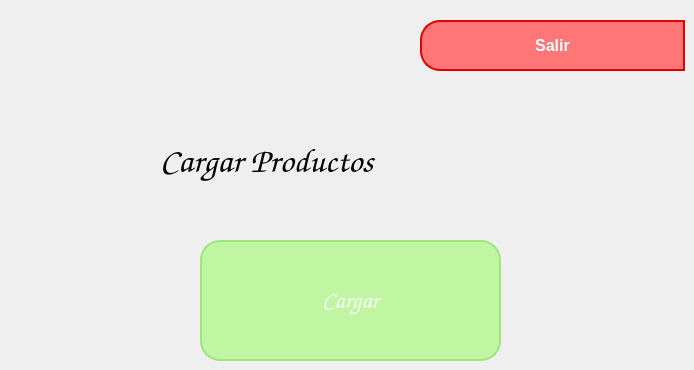
             <widget class="QWidget" name="cargaMasivaProductos">
              <widget class="QPushButton" name="go_login_CM_productos">
               <property name="geometry">
                <rect>
                 <x>420</x>
                 <y>20</y>
                 <width>265</width>
                 <height>51</height>
                </rect>
               </property>
               <property name="styleSheet">
                <string notr="true">QPushButton {
    background-color: #ff7676;
    border: 2px solid #e00000; 
    color: white;
    font-size: 16px;
    font-weight: bold;
    padding: 10px;
	border-top-left-radius:20px;
	border-bottom-left-radius:20px;

}

QPushButton:hover {
    background-color:#c20000; 
    border: 2px solid #c20000; 
}</string>
               </property>
               <property name="text">
                <string>Salir</string>
               </property>
               <property name="icon">
                <iconset resource="res1.qrc">
                 <normaloff>:/images/bt_back.png</normaloff>:/images/bt_back.png</iconset>
               </property>
               <property name="iconSize">
                <size>
                 <width>30</width>
                 <height>30</height>
                </size>
               </property>
              </widget>
              <widget class="QPushButton" name="bt_up_cargaMasivaProductos">
               <property name="geometry">
                <rect>
                 <x>200</x>
                 <y>240</y>
                 <width>301</width>
                 <height>121</height>
                </rect>
               </property>
               <property name="font">
                <font>
                 <family>Comic Sans MS</family>
                 <pointsize>18</pointsize>
                 <weight>50</weight>
                 <bold>false</bold>
                </font>
               </property>
               <property name="styleSheet">
                <string notr="true">QPushButton {
    background-color: #C0F5A2;
    border: 2px solid #9EE67A; 
    color: white;
    padding: 10px;
	border-top-left-radius:20px;
	border-bottom-left-radius:20px;
	border-top-right-radius:20px;
	border-bottom-right-radius:20px;

}

QPushButton:hover {
    background-color:#9EE67A; 
    border: 2px solid #9EE67A; 
}</string>
               </property>
               <property name="text">
                <string>Cargar</string>
               </property>
               <property name="icon">
                <iconset resource="res1.qrc">
                 <normaloff>:/images/bt_upload.png</normaloff>:/images/bt_upload.png</iconset>
               </property>
               <property name="iconSize">
                <size>
                 <width>100</width>
                 <height>100</height>
                </size>
               </property>
              </widget>
              <widget class="QLabel" name="label_6">
               <property name="geometry">
                <rect>
                 <x>160</x>
                 <y>90</y>
                 <width>371</width>
                 <height>141</height>
                </rect>
               </property>
               <property name="font">
                <font>
                 <family>Comic Sans MS</family>
                 <pointsize>26</pointsize>
                 <weight>50</weight>
                 <bold>false</bold>
                </font>
               </property>
               <property name="text">
                <string>Cargar Productos</string>
               </property>
               <property name="alignment">
                <set>Qt::AlignLeading|Qt::AlignLeft|Qt::AlignVCenter</set>
               </property>
              </widget>
             </widget>
